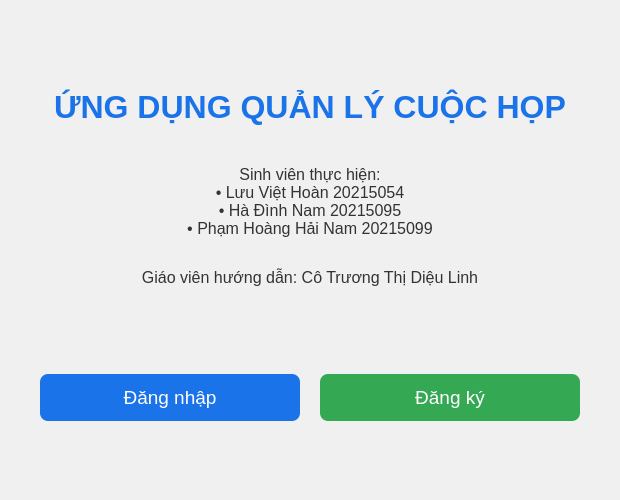
<?xml version="1.0" encoding="UTF-8"?>
<ui version="4.0">
 <class>MainMenu</class>
 <widget class="QWidget" name="MainMenu">
  <property name="geometry">
   <rect>
    <x>0</x>
    <y>0</y>
    <width>600</width>
    <height>500</height>
   </rect>
  </property>
  <property name="windowTitle">
   <string>Ứng dụng Quản lý Cuộc họp</string>
  </property>
  <property name="styleSheet">
   <string notr="true">
    QWidget {
        background-color: #f0f0f0;
        font-family: Arial;
    }
    QLabel {
        color: #333333;
    }
    QLabel#titleLabel {
        font-size: 24pt;
        font-weight: bold;
        color: #1a73e8;
        padding: 10px;
    }
    QLabel#studentLabel, QLabel#teacherLabel {
        font-size: 12pt;
        margin-top: 10px;
    }
    QPushButton {
        font-size: 14pt;
        padding: 12px 30px;
        border-radius: 8px;
        border: none;
        color: white;
        min-width: 200px;
    }
    QPushButton#loginButton {
        background-color: #1a73e8;
    }
    QPushButton#loginButton:hover {
        background-color: #1557b0;
    }
    QPushButton#registerButton {
        background-color: #34a853;
    }
    QPushButton#registerButton:hover {
        background-color: #2d8544;
    }
   </string>
  </property>
  <layout class="QVBoxLayout" name="verticalLayout">
   <property name="spacing">
    <number>20</number>
   </property>
   <property name="leftMargin">
    <number>40</number>
   </property>
   <property name="rightMargin">
    <number>40</number>
   </property>
   <item>
    <spacer name="verticalSpacer_1">
     <property name="orientation">
      <enum>Qt::Vertical</enum>
     </property>
     <property name="sizeHint" stdset="0">
      <size>
       <width>20</width>
       <height>40</height>
      </size>
     </property>
    </spacer>
   </item>
   <item>
    <widget class="QLabel" name="titleLabel">
     <property name="text">
      <string>ỨNG DỤNG QUẢN LÝ CUỘC HỌP</string>
     </property>
     <property name="alignment">
      <set>Qt::AlignCenter</set>
     </property>
    </widget>
   </item>
   <item>
    <widget class="QLabel" name="studentLabel">
     <property name="text">
      <string>Sinh viên thực hiện:
• Lưu Việt Hoàn 20215054
• Hà Đình Nam 20215095
• Phạm Hoàng Hải Nam 20215099</string>
     </property>
     <property name="alignment">
      <set>Qt::AlignCenter</set>
     </property>
    </widget>
   </item>
   <item>
    <widget class="QLabel" name="teacherLabel">
     <property name="text">
      <string>Giáo viên hướng dẫn: Cô Trương Thị Diệu Linh</string>
     </property>
     <property name="alignment">
      <set>Qt::AlignCenter</set>
     </property>
    </widget>
   </item>
   <item>
    <spacer name="verticalSpacer_2">
     <property name="orientation">
      <enum>Qt::Vertical</enum>
     </property>
     <property name="sizeHint" stdset="0">
      <size>
       <width>20</width>
       <height>40</height>
      </size>
     </property>
    </spacer>
   </item>
   <item>
    <layout class="QHBoxLayout" name="buttonLayout">
     <item>
      <spacer name="horizontalSpacer_1">
       <property name="orientation">
        <enum>Qt::Horizontal</enum>
       </property>
       <property name="sizeHint" stdset="0">
         <size>
          <width>40</width>
          <height>20</height>
         </size>
        </property>
      </spacer>
     </item>
     <item>
      <widget class="QPushButton" name="loginButton">
       <property name="text">
        <string>Đăng nhập</string>
       </property>
      </widget>
     </item>
     <item>
      <widget class="QPushButton" name="registerButton">
       <property name="text">
        <string>Đăng ký</string>
       </property>
      </widget>
     </item>
     <item>
      <spacer name="horizontalSpacer_2">
       <property name="orientation">
        <enum>Qt::Horizontal</enum>
       </property>
       <property name="sizeHint" stdset="0">
         <size>
          <width>40</width>
          <height>20</height>
         </size>
        </property>
      </spacer>
     </item>
    </layout>
   </item>
   <item>
    <spacer name="verticalSpacer_3">
     <property name="orientation">
      <enum>Qt::Vertical</enum>
     </property>
     <property name="sizeHint" stdset="0">
      <size>
       <width>20</width>
       <height>40</height>
      </size>
     </property>
    </spacer>
   </item>
  </layout>
 </widget>
 <resources/>
 <connections/>
</ui>
